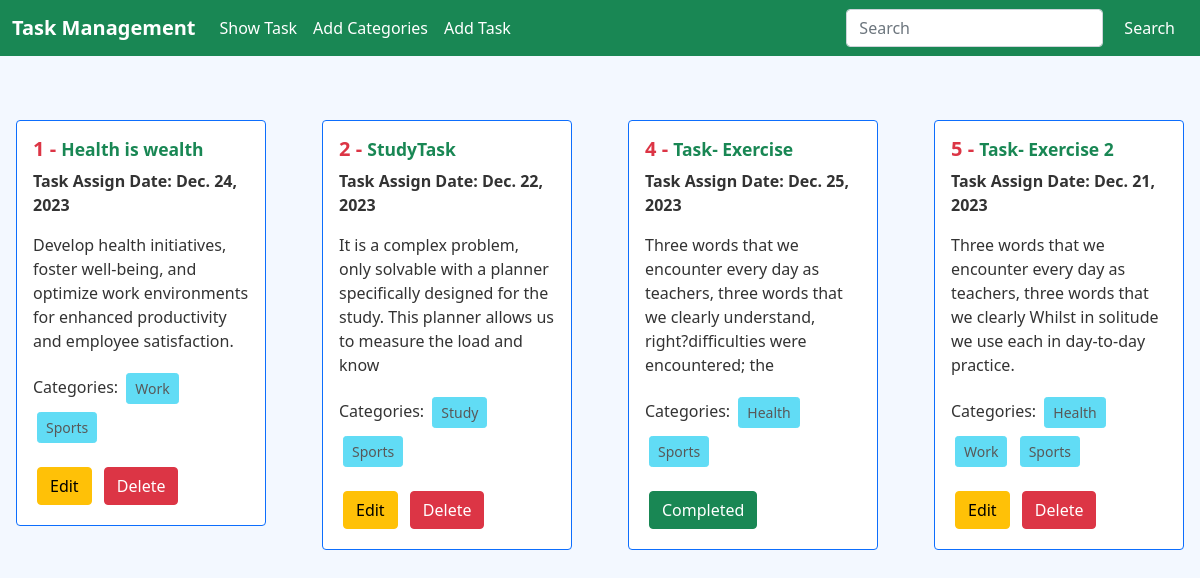
The page / on the database its author committed.
### Task/models.py (models this page shows, shortened)
class Task(models.Model):
    taskTitle = models.CharField(max_length=50)
    taskDescription = models.TextField()
    is_completed = models.BooleanField(default=False)
    TaskAssignDate = models.DateField(default=date.today)
    taskCategories = models.ManyToManyField(category)

### category/models.py (models this page shows, shortened)
class category(models.Model):
    name = models.CharField(max_length=20)

### Task_Management/views.py (the view)
# urls.py: path('', views.home,name="home"),
def home(request):
    task = Task.objects.all()
    return render(request, 'home.html',{'tasks': task})

### templates/home.html
{% extends "base.html" %}
{% block content %}
<div class="row mt-5">
{% for task in tasks %}
  <div class="col-sm-3">
    <div class="card border-primary text-black m-3">
      <div class="card-body">
        <h5 class="card-title text-danger"><b>{{task.id}} - <small class='text-success'>{{task.taskTitle}}</b></small></h5>
        <p><b>Task Assign Date: {{ task.TaskAssignDate}}</b></p>
        <p class="card-text">{{ task.taskDescription }}</p>
<p>Categories:
  {% for cate in task.taskCategories.all %}
  <button type="button" class="btn btn-info btn-sm m-1" disabled>
    {{cate.name}}
  </button>
{% endfor %}
</p>
        {% if task.is_completed %}
        <button type="button"  class="btn btn-success m-1" >Completed</button>
        {% else %}
        <a href="{% url "edit" task.id%}" class="btn btn-warning m-1">Edit</a>
        <a href="{% url "delete" task.id %}" class="btn btn-danger m-1">Delete</a>
        {% endif %}
      </div>
    </div>
  </div>
  {% endfor %}
</div>
{% endblock %}

### templates/base.html (shortened to what this page needs)
<!DOCTYPE html>
<html lang="en">
<head>
  <link href="https://cdn.jsdelivr.net/npm/bootstrap@5.0.2/dist/css/bootstrap.min.css" rel="stylesheet">
</head>
<body>
    <navbar class="  navbar navbar-expand-lg navbar-light  bg-success">
      <div class="container-fluid">
        <a class="navbar-brand text-white" href="#"><b>Task Management</b></a>
        <div class="collapse navbar-collapse" id="navbarSupportedContent">
          <ul class="navbar-nav me-auto mb-2 mb-lg-0">
            <li class="nav-item">
              <a class="nav-link active text-white" aria-current="page" href="{% url 'home' %}">Show Task</a>
            </li>
            <li class="nav-item">
              <a class="nav-link text-white" href="{% url 'category' %}">Add Categories</a>
            </li>
            <li class="nav-item">
              <a class="nav-link text-white" href="{% url 'task' %}">Add  Task</a>
            </li>
          </ul>
          <form class="d-flex">
            <input class="form-control me-2" type="search" placeholder="Search" aria-label="Search">
            <button class="btn btn-outline-success text-white" type="submit">Search</button>
          </form>
        </div>
      </div>
  </navbar>
  {% block content %}
  {% endblock  %}
</body>
</html>

### templates/base.html (style rules this page uses)
body { background-color: #F3F8FF; color: #333; }

### rows shown on the page
Task: id "1", taskTitle "Health is wealth", TaskAssignDate "Dec. 24, 2023", taskDescription "Develop health initiatives, foster well-being, and optimize work environments for enhanced productivity and employee satisfaction.", is_completed "Edit"
category: name "Work"
category: name "Sports"
Task: id "2", taskTitle "StudyTask", TaskAssignDate "Dec. 22, 2023", taskDescription "It is a complex problem, only solvable with a planner specifically designed for the study. This planner allows us to measure the load and know", is_completed "Edit"
category: name "Study"
Task: id "4", taskTitle "Task- Exercise", TaskAssignDate "Dec. 25, 2023", taskDescription "Three words that we encounter every day as teachers, three words that we clearly understand, right?difficulties were encountered; the", is_completed "Completed"
category: name "Health"
Task: id "5", taskTitle "Task- Exercise 2", TaskAssignDate "Dec. 21, 2023", taskDescription "Three words that we encounter every day as teachers, three words that we clearly Whilst in solitude we use each in day-to-day practice.", is_completed "Edit"
